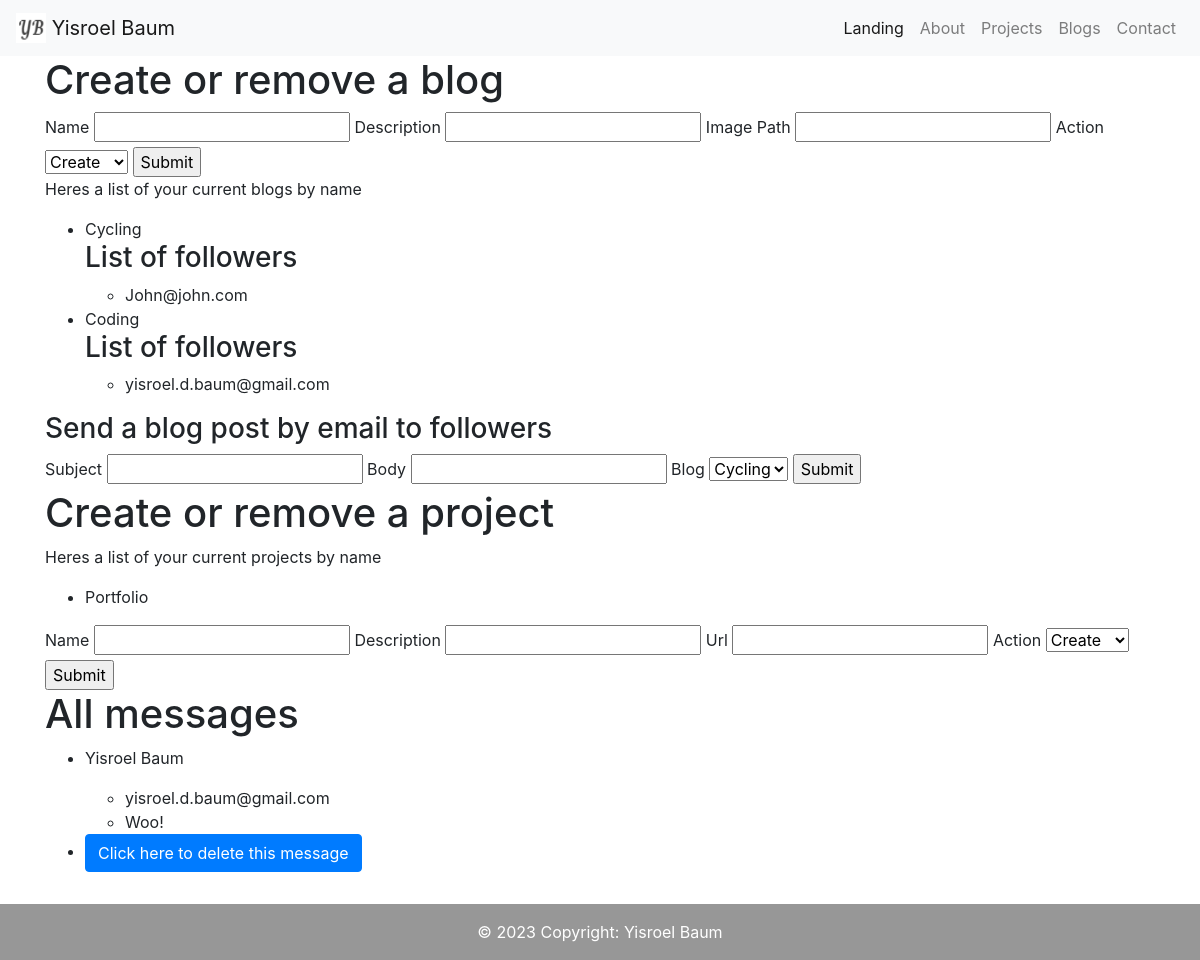
/admin, run on an earlier commit of the app's database.
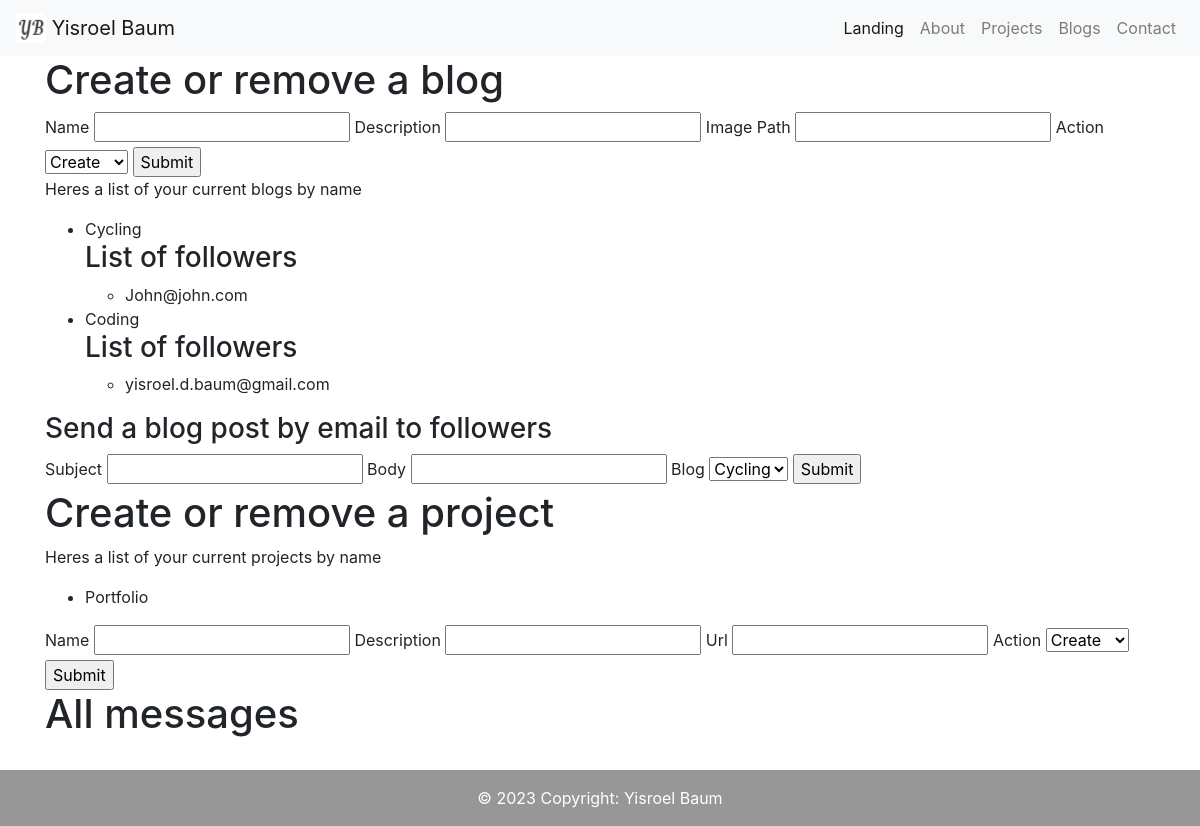
And on a later commit of the database.
### portfolio/models.py (models this page shows, shortened)
class Blog(portfolio.Model):
    id          = portfolio.Column(portfolio.Integer, primary_key=True)
    name        = portfolio.Column(portfolio.String(64), nullable=False)
    description = portfolio.Column(portfolio.String(200), nullable=False)
    img         = portfolio.Column(portfolio.String(200), default='static/default_pic.jpg')
    posts       = portfolio.relationship('Post', backref='blog', lazy='dynamic')

class User(portfolio.Model):
    id       = portfolio.Column(portfolio.Integer, primary_key=True)
    name     = portfolio.Column(portfolio.String(64), nullable=False)
    email    = portfolio.Column(portfolio.String(64), nullable=False, unique=True)
    messages = portfolio.relationship('MessageToAdmin', backref='user', lazy='dynamic')
    blogs    = portfolio.relationship('Blog', secondary=user_blogs, backref='followers')

class Projects(portfolio.Model):
    id          = portfolio.Column(portfolio.Integer, primary_key=True)
    name        = portfolio.Column(portfolio.String(64), nullable=False)
    description = portfolio.Column(portfolio.String(200), nullable=False)
    url         = portfolio.Column(portfolio.String(64), nullable=False)

class MessageToAdmin(portfolio.Model):
    id      = portfolio.Column(portfolio.Integer, primary_key=True)
    text    = portfolio.Column(portfolio.String(64), nullable=False)
    sent_by = portfolio.Column(portfolio.Integer, portfolio.ForeignKey('user.id'))

### portfolio/routes.py (the view, shortened to what this page needs)
@app.route('/admin', methods=('GET', 'POST'))
def admin():
    blog_action    = CreateOrRemoveBlogForm()
    project_action = CreateOrRemoveProjectForm()
    email_action   = EmailForm()
    all_blogs = Blog.query.all()
    all_projects = Projects.query.all()
    all_messages = MessageToAdmin.query.all()
    return render_template('admin_page.html',
                           blog_action=blog_action,
                           project_action=project_action,
                           email_action=email_action,
                           all_blogs=all_blogs,
                           all_projects=all_projects,
                           all_messages=all_messages
                           )

### portfolio/forms.py
class CreateOrRemoveBlogForm(FlaskForm):
    name        = StringField('Name', validators=[DataRequired()])
    description = StringField('Description', validators=[DataRequired()])
    img         = StringField('Image Path')
    action      = SelectField('Action', choices=['Create', 'Remove'])
    submit      = SubmitField('Submit')

class CreateOrRemoveProjectForm(FlaskForm):
    name        = StringField('Name', validators=[DataRequired()])
    description = StringField('Description', validators=[DataRequired()])
    url         = StringField('Url', validators=[DataRequired()])
    action      = SelectField('Action', choices=['Create', 'Remove'])
    submit      = SubmitField('Submit')

### portfolio/templates/admin_page.html (shortened to what this page needs)
{% extends 'base.html' %}
{% block content %}
    <div class="container">
        <h1>Create or remove a blog</h1>
        <form method="post" action="" enctype="multipart/form-data">
            {{ blog_action.name.label }}
            {{ blog_action.name() }}
            {{ blog_action.description.label }}
            {{ blog_action.description() }}
            {{ blog_action.img.label }}
            {{ blog_action.img() }}
            {{ blog_action.action.label }}
            {{ blog_action.action() }}
            {{ blog_action.submit() }}
        </form>
        <p> Heres a list of your current blogs by name</p>
        <ul>
            {% for blog in all_blogs %}
                <li>{{ blog.name }}</li>
                {% if blog.followers %}
                    <h3>List of followers</h3>
                    <ul>
                        {% for follower in blog.followers %}
                            <li>{{ follower.email }}</li>
                        {% endfor %}
                    </ul>
                {% endif %}
            {% endfor %}
        </ul>
        <h3>Send a blog post by email to followers</h3>
        <form method="post" action="" enctype="multipart/form-data">
            {{ email_action.subject.label }}
            {{ email_action.subject() }}
            {{ email_action.body.label }}
            {{ email_action.body() }}
            {{ email_action.blog.label }}
            {{ email_action.blog() }}
            {{ email_action.submit() }}
        </form>
        <h1>Create or remove a project</h1>
        <p> Heres a list of your current projects by name</p>
        <ul>
            {% for project in all_projects %}
                <li>{{ project.name }}</li>
            {% endfor %}
        </ul>
        <form method="post" action="" enctype="multipart/form-data">
            {{ project_action.name.label }}
            {{ project_action.name() }}
            {{ project_action.description.label }}
            {{ project_action.description() }}
            {{ project_action.url.label }}
            {{ project_action.url() }}
            {{ project_action.action.label }}
            {{ project_action.action() }}
            {{ project_action.submit() }}
        </form>
        <h1>All messages</h1>
        <ul>
            {% for message in all_messages %}
                <li>
                    <p>{{ message.user.name }}</p>
                    <ul>
                        <li>{{ message.user.email }}</li>
                        <li>{{ message.text }}</li>
                    </ul>
                </li>
                <li>
                    <a href="{{url_for('delete_message', message_id=message.id)}}" class="btn btn-primary">Click here to delete this message</a>
                </li>
            {% endfor %}
        </ul>
    </div>
{% endblock content %}

### portfolio/templates/base.html (shortened to what this page needs)
<!DOCTYPE html>
<html lang="en">
<head>
    <link rel="stylesheet" href="https://cdn.jsdelivr.net/npm/bootstrap@4.0.0/dist/css/bootstrap.min.css">
</head>
<body>
    {% block header %}
        <nav class="navbar navbar-expand-lg navbar-light bg-light">
            <span class="navbar-brand">
                <img src="/static/YB-img.png" width="30" height="30" class="d-inline-block align-top" alt="">
                Yisroel Baum
            </span>
            <div class="collapse navbar-collapse" id="navbarText">
                <ul class="navbar-nav mr-auto">
                    <li class="nav-item active">
                    <a class="nav-link" href="{{url_for('landing_page')}}">Landing <span class="sr-only">(current)</span></a>
                    </li>
                    <li class="nav-item">
                    <a class="nav-link" href="{{url_for('about')}}">About</a>
                    </li>
                    <li class="nav-item">
                    <a class="nav-link" href="{{url_for('projects')}}">Projects</a>
                    </li>
                    <li class="nav-item">
                    <a class="nav-link" href="{{url_for('blogs')}}">Blogs</a>
                    </li>
                    <li class="nav-item">
                    <a class="nav-link" href="{{url_for('contact')}}">Contact</a>
                    </li>
                </ul>
            </div>
        </nav>
    {% endblock header %}
    {% block content %}{% endblock content %}
    {% block footer %}
    <br/>
    <br/>
    <br/>
    <footer class="text-center text-white fixed-bottom" style="background-color: #BDBDBD">
        <div class="text-center p-3" style="background-color: rgba(0, 0, 0, 0.2);">
            © 2023 Copyright: Yisroel Baum
          </div>
    </footer>
    {% endblock footer %}
</body>
</html>

What changed in the data, as far as the page shows it:
removed MessageToAdmin: user.name "Yisroel Baum", user.email "yisroel.d.baum@gmail.com", text "Woo!"
